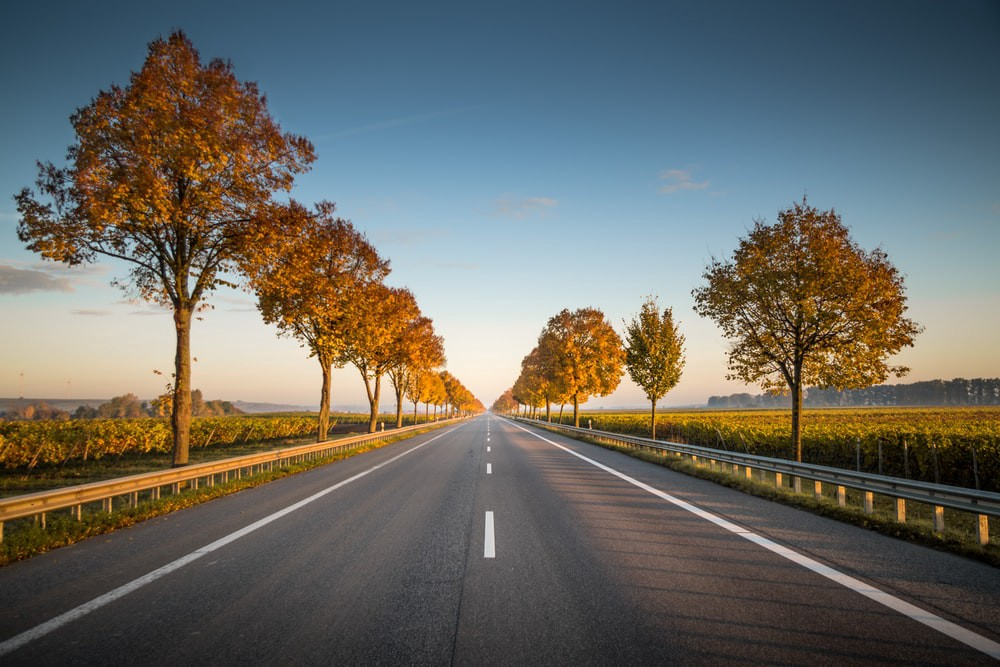
#> input picture Ray_code/Lane_tracking2/Lane.jpg, 1000 x 667 px
$ python lane.py   (older library calls are emulated)
#> lines starting #> are read from the running program, lines starting #| are printed output that depends on the picture; after the words box and inside, x2 and y2 are one past the last pixel; in counts of white or black regions, pixels touching at a corner belong together
#> in main, original_frame is the input picture: shape (667, 1000, 3); mean B, G, R 99.1, 105.8, 106.5
### Ray_code/Lane_tracking2/edge_detection.py
import cv2 # Import the OpenCV library to enable computer vision
import numpy as np # Import the NumPy scientific computing library

# Author: Addison Sears-Collins
# https://automaticaddison.com
# Description: A collection of methods to detect help with edge detection

def binary_array(array, thresh, value=0):
  if value == 0:
    # Create an array of ones with the same shape and type as
    # the input 2D array.
    binary = np.ones_like(array)

  else:
    # Creates an array of zeros with the same shape and type as
    # the input 2D array.
    binary = np.zeros_like(array)
    value = 1

  # If value == 0, make all values in binary equal to 0 if the
  # corresponding value in the input array is between the threshold
  # (inclusive). Otherwise, the value remains as 1. Therefore, the pixels
  # with the high Sobel derivative values (i.e. sharp pixel intensity
  # discontinuities) will have 0 in the corresponding cell of binary.
  binary[(array >= thresh[0]) & (array <= thresh[1])] = value

  return binary

def blur_gaussian(channel, ksize=3):
  return cv2.GaussianBlur(channel, (ksize, ksize), 0)

def mag_thresh(image, sobel_kernel=3, thresh=(0, 255)):
  # Get the magnitude of the edges that are vertically aligned on the image
  sobelx = np.absolute(sobel(image, orient='x', sobel_kernel=sobel_kernel))

  # Get the magnitude of the edges that are horizontally aligned on the image
  sobely = np.absolute(sobel(image, orient='y', sobel_kernel=sobel_kernel))

  # Find areas of the image that have the strongest pixel intensity changes
  # in both the x and y directions. These have the strongest gradients and
  # represent the strongest edges in the image (i.e. potential lane lines)
  # mag is a 2D array .. number of rows x number of columns = number of pixels
  # from top to bottom x number of pixels from left to right
  mag = np.sqrt(sobelx ** 2 + sobely ** 2)

  # Return a 2D array that contains 0s and 1s
  return binary_array(mag, thresh)

def sobel(img_channel, orient='x', sobel_kernel=3):
  # cv2.Sobel(input image, data type, prder of the derivative x, order of the
  # derivative y, small matrix used to calculate the derivative)
  if orient == 'x':
    # Will detect differences in pixel intensities going from
        # left to right on the image (i.e. edges that are vertically aligned)
    sobel = cv2.Sobel(img_channel, cv2.CV_64F, 1, 0, sobel_kernel)
  if orient == 'y':
    # Will detect differences in pixel intensities going from
    # top to bottom on the image (i.e. edges that are horizontally aligned)
    sobel = cv2.Sobel(img_channel, cv2.CV_64F, 0, 1, sobel_kernel)

  return sobel

def threshold(channel, thresh=(128,255), thresh_type=cv2.THRESH_BINARY):
  # If pixel intensity is greater than thresh[0], make that value
  # white (255), else set it to black (0)
  return cv2.threshold(channel, thresh[0], thresh[1], thresh_type)

### Ray_code/Lane_tracking2/lane.py
import cv2 # Import the OpenCV library to enable computer vision
import numpy as np # Import the NumPy scientific computing library
import edge_detection as edge # Handles the detection of lane lines
import matplotlib.pyplot as plt # Used for plotting and error checking

# Author: Addison Sears-Collins
# https://automaticaddison.com
# Description: Implementation of the Lane class

filename = 'Lane.jpg'

class Lane:
  def __init__(self, orig_frame):
    self.orig_frame = orig_frame

    # This will hold an image with the lane lines
    self.lane_line_markings = None

    # This will hold the image after perspective transformation
    self.warped_frame = None
    self.transformation_matrix = None
    self.inv_transformation_matrix = None

    # (Width, Height) of the original video frame (or image)
    self.orig_image_size = self.orig_frame.shape[::-1][1:]

    width = self.orig_image_size[0]
    height = self.orig_image_size[1]
    self.width = width
    self.height = height

    # Four corners of the trapezoid-shaped region of interest
    # You need to find these corners manually.
    self.roi_points = np.float32([
      (274,184), # Top-left corner
      (0, 337), # Bottom-left corner
      (575,337), # Bottom-right corner
      (371,184) # Top-right corner
    ])

    # The desired corner locations  of the region of interest
    # after we perform perspective transformation.
    # Assume image width of 600, padding == 150.
    self.padding = int(0.25 * width) # padding from side of the image in pixels
    self.desired_roi_points = np.float32([
      [self.padding, 0], # Top-left corner
      [self.padding, self.orig_image_size[1]], # Bottom-left corner
      [self.orig_image_size[
        0]-self.padding, self.orig_image_size[1]], # Bottom-right corner
      [self.orig_image_size[0]-self.padding, 0] # Top-right corner
    ])

    # Histogram that shows the white pixel peaks for lane line detection
    self.histogram = None

    # Sliding window parameters
    self.no_of_windows = 10
    self.margin = int((1/12) * width)  # Window width is +/- margin
    self.minpix = int((1/24) * width)  # Min no. of pixels to recenter window

    # Best fit polynomial lines for left line and right line of the lane
    self.left_fit = None
    self.right_fit = None
    self.left_lane_inds = None
    self.right_lane_inds = None
    self.ploty = None
    self.left_fitx = None
    self.right_fitx = None
    self.leftx = None
    self.rightx = None
    self.lefty = None
    self.righty = None

    # Pixel parameters for x and y dimensions
    self.YM_PER_PIX = 10.0 / 1000 # meters per pixel in y dimension
    self.XM_PER_PIX = 3.7 / 781 # meters per pixel in x dimension

    # Radii of curvature and offset
    self.left_curvem = None
    self.right_curvem = None
    self.center_offset = None

  def calculate_car_position(self, print_to_terminal=False):
    # Assume the camera is centered in the image.
    # Get position of car in centimeters
    car_location = self.orig_frame.shape[1] / 2

    # Fine the x coordinate of the lane line bottom
    height = self.orig_frame.shape[0]
    bottom_left = self.left_fit[0]*height**2 + self.left_fit[
      1]*height + self.left_fit[2]
    bottom_right = self.right_fit[0]*height**2 + self.right_fit[
      1]*height + self.right_fit[2]

    center_lane = (bottom_right - bottom_left)/2 + bottom_left
    center_offset = (np.abs(car_location) - np.abs(
      center_lane)) * self.XM_PER_PIX * 100

    if print_to_terminal == True:
      print(str(center_offset) + 'cm')

    self.center_offset = center_offset

    return center_offset

  def calculate_curvature(self, print_to_terminal=False):
    # Set the y-value where we want to calculate the road curvature.
    # Select the maximum y-value, which is the bottom of the frame.
    y_eval = np.max(self.ploty)

    # Fit polynomial curves to the real world environment
    left_fit_cr = np.polyfit(self.lefty * self.YM_PER_PIX, self.leftx * (
      self.XM_PER_PIX), 2)
    right_fit_cr = np.polyfit(self.righty * self.YM_PER_PIX, self.rightx * (
      self.XM_PER_PIX), 2)

    # Calculate the radii of curvature
    left_curvem = ((1 + (2*left_fit_cr[0]*y_eval*self.YM_PER_PIX + left_fit_cr[
                    1])**2)**1.5) / np.absolute(2*left_fit_cr[0])
    right_curvem = ((1 + (2*right_fit_cr[
                    0]*y_eval*self.YM_PER_PIX + right_fit_cr[
                    1])**2)**1.5) / np.absolute(2*right_fit_cr[0])

    # Display on terminal window
    if print_to_terminal == True:
      print(left_curvem, 'm', right_curvem, 'm')

    self.left_curvem = left_curvem
    self.right_curvem = right_curvem

    return left_curvem, right_curvem

  def calculate_histogram(self,frame=None,plot=True):
    if frame is None:
      frame = self.warped_frame

    # Generate the histogram
    self.histogram = np.sum(frame[int(
              frame.shape[0]/2):,:], axis=0)

    if plot == True:

      # Draw both the image and the histogram
      figure, (ax1, ax2) = plt.subplots(2,1) # 2 row, 1 columns
      figure.set_size_inches(10, 5)
      ax1.imshow(frame, cmap='gray')
      ax1.set_title("Warped Binary Frame")
      ax2.plot(self.histogram)
      ax2.set_title("Histogram Peaks")
      plt.show()

    return self.histogram

  def display_curvature_offset(self, frame=None, plot=False):
    image_copy = None
    if frame is None:
      image_copy = self.orig_frame.copy()
    else:
      image_copy = frame

    cv2.putText(image_copy,'Curve Radius: '+str((
      self.left_curvem+self.right_curvem)/2)[:7]+' m', (int((
      5/600)*self.width), int((
      20/338)*self.height)), cv2.FONT_HERSHEY_SIMPLEX, (float((
      0.5/600)*self.width)),(
      255,255,255),2,cv2.LINE_AA)
    cv2.putText(image_copy,'Center Offset: '+str(
      self.center_offset)[:7]+' cm', (int((
      5/600)*self.width), int((
      40/338)*self.height)), cv2.FONT_HERSHEY_SIMPLEX, (float((
      0.5/600)*self.width)),(
      255,255,255),2,cv2.LINE_AA)

    if plot==True:
      cv2.imshow("Image with Curvature and Offset", image_copy)

    return image_copy

  def get_lane_line_previous_window(self, left_fit, right_fit, plot=False):
    # margin is a sliding window parameter
    margin = self.margin

    # Find the x and y coordinates of all the nonzero
    # (i.e. white) pixels in the frame.
    nonzero = self.warped_frame.nonzero()
    nonzeroy = np.array(nonzero[0])
    nonzerox = np.array(nonzero[1])

    # Store left and right lane pixel indices
    left_lane_inds = ((nonzerox > (left_fit[0]*(
      nonzeroy**2) + left_fit[1]*nonzeroy + left_fit[2] - margin)) & (
      nonzerox < (left_fit[0]*(
      nonzeroy**2) + left_fit[1]*nonzeroy + left_fit[2] + margin)))
    right_lane_inds = ((nonzerox > (right_fit[0]*(
      nonzeroy**2) + right_fit[1]*nonzeroy + right_fit[2] - margin)) & (
      nonzerox < (right_fit[0]*(
      nonzeroy**2) + right_fit[1]*nonzeroy + right_fit[2] + margin)))
    self.left_lane_inds = left_lane_inds
    self.right_lane_inds = right_lane_inds

    # Get the left and right lane line pixel locations
    leftx = nonzerox[left_lane_inds]
    lefty = nonzeroy[left_lane_inds]
    rightx = nonzerox[right_lane_inds]
    righty = nonzeroy[right_lane_inds]

    self.leftx = leftx
    self.rightx = rightx
    self.lefty = lefty
    self.righty = righty

    # Fit a second order polynomial curve to each lane line
    left_fit = np.polyfit(lefty, leftx, 2)
    right_fit = np.polyfit(righty, rightx, 2)
    self.left_fit = left_fit
    self.right_fit = right_fit

    # Create the x and y values to plot on the image
    ploty = np.linspace(
      0, self.warped_frame.shape[0]-1, self.warped_frame.shape[0])
    left_fitx = left_fit[0]*ploty**2 + left_fit[1]*ploty + left_fit[2]
    right_fitx = right_fit[0]*ploty**2 + right_fit[1]*ploty + right_fit[2]
    self.ploty = ploty
    self.left_fitx = left_fitx
    self.right_fitx = right_fitx

    if plot==True:

      # Generate images to draw on
      out_img = np.dstack((self.warped_frame, self.warped_frame, (
                           self.warped_frame)))*255
      window_img = np.zeros_like(out_img)

      # Add color to the left and right line pixels
      out_img[nonzeroy[left_lane_inds], nonzerox[left_lane_inds]] = [255, 0, 0]
      out_img[nonzeroy[right_lane_inds], nonzerox[right_lane_inds]] = [
                                                                     0, 0, 255]
      # Create a polygon to show the search window area, and recast
      # the x and y points into a usable format for cv2.fillPoly()
      margin = self.margin
      left_line_window1 = np.array([np.transpose(np.vstack([
                                    left_fitx-margin, ploty]))])
      left_line_window2 = np.array([np.flipud(np.transpose(np.vstack([
                                    left_fitx+margin, ploty])))])
      left_line_pts = np.hstack((left_line_window1, left_line_window2))
      right_line_window1 = np.array([np.transpose(np.vstack([
                                     right_fitx-margin, ploty]))])
      right_line_window2 = np.array([np.flipud(np.transpose(np.vstack([
                                     right_fitx+margin, ploty])))])
      right_line_pts = np.hstack((right_line_window1, right_line_window2))

      # Draw the lane onto the warped blank image
      cv2.fillPoly(window_img, np.int_([left_line_pts]), (0,255, 0))
      cv2.fillPoly(window_img, np.int_([right_line_pts]), (0,255, 0))
      result = cv2.addWeighted(out_img, 1, window_img, 0.3, 0)

      # Plot the figures
      figure, (ax1, ax2, ax3) = plt.subplots(3,1) # 3 rows, 1 column
      figure.set_size_inches(10, 10)
      figure.tight_layout(pad=3.0)
      ax1.imshow(cv2.cvtColor(self.orig_frame, cv2.COLOR_BGR2RGB))
      ax2.imshow(self.warped_frame, cmap='gray')
      ax3.imshow(result)
      ax3.plot(left_fitx, ploty, color='yellow')
      ax3.plot(right_fitx, ploty, color='yellow')
      ax1.set_title("Original Frame")
      ax2.set_title("Warped Frame")
      ax3.set_title("Warped Frame With Search Window")
      plt.show()

  def get_lane_line_indices_sliding_windows(self, plot=False):
    # Sliding window width is +/- margin
    margin = self.margin

    frame_sliding_window = self.warped_frame.copy()

    # Set the height of the sliding windows
    window_height = np.int(self.warped_frame.shape[0]/self.no_of_windows)

    # Find the x and y coordinates of all the nonzero
    # (i.e. white) pixels in the frame.
    nonzero = self.warped_frame.nonzero()
    nonzeroy = np.array(nonzero[0])
    nonzerox = np.array(nonzero[1])

    # Store the pixel indices for the left and right lane lines
    left_lane_inds = []
    right_lane_inds = []

    # Current positions for pixel indices for each window,
    # which we will continue to update
    leftx_base, rightx_base = self.histogram_peak()
    leftx_current = leftx_base
    rightx_current = rightx_base

    # Go through one window at a time
    no_of_windows = self.no_of_windows

    for window in range(no_of_windows):

      # Identify window boundaries in x and y (and right and left)
      win_y_low = self.warped_frame.shape[0] - (window + 1) * window_height
      win_y_high = self.warped_frame.shape[0] - window * window_height
      win_xleft_low = leftx_current - margin
      win_xleft_high = leftx_current + margin
      win_xright_low = rightx_current - margin
      win_xright_high = rightx_current + margin
      cv2.rectangle(frame_sliding_window,(win_xleft_low,win_y_low),(
        win_xleft_high,win_y_high), (255,255,255), 2)
      cv2.rectangle(frame_sliding_window,(win_xright_low,win_y_low),(
        win_xright_high,win_y_high), (255,255,255), 2)

      # Identify the nonzero pixels in x and y within the window
      good_left_inds = ((nonzeroy >= win_y_low) & (nonzeroy < win_y_high) &
                          (nonzerox >= win_xleft_low) & (
                           nonzerox < win_xleft_high)).nonzero()[0]
      good_right_inds = ((nonzeroy >= win_y_low) & (nonzeroy < win_y_high) &
                           (nonzerox >= win_xright_low) & (
                            nonzerox < win_xright_high)).nonzero()[0]

      # Append these indices to the lists
      left_lane_inds.append(good_left_inds)
      right_lane_inds.append(good_right_inds)

      # If you found > minpix pixels, recenter next window on mean position
      minpix = self.minpix
      if len(good_left_inds) > minpix:
        leftx_current = np.int(np.mean(nonzerox[good_left_inds]))
      if len(good_right_inds) > minpix:
        rightx_current = np.int(np.mean(nonzerox[good_right_inds]))

    # Concatenate the arrays of indices
    left_lane_inds = np.concatenate(left_lane_inds)
    right_lane_inds = np.concatenate(right_lane_inds)

    # Extract the pixel coordinates for the left and right lane lines
    leftx = nonzerox[left_lane_inds]
    lefty = nonzeroy[left_lane_inds]
    rightx = nonzerox[right_lane_inds]
    righty = nonzeroy[right_lane_inds]

    # Fit a second order polynomial curve to the pixel coordinates for
    # the left and right lane lines
    left_fit = np.polyfit(lefty, leftx, 2)
    right_fit = np.polyfit(righty, rightx, 2)

    self.left_fit = left_fit
    self.right_fit = right_fit

    if plot==True:

      # Create the x and y values to plot on the image
      ploty = np.linspace(
        0, frame_sliding_window.shape[0]-1, frame_sliding_window.shape[0])
      left_fitx = left_fit[0]*ploty**2 + left_fit[1]*ploty + left_fit[2]
      right_fitx = right_fit[0]*ploty**2 + right_fit[1]*ploty + right_fit[2]

      # Generate an image to visualize the result
      out_img = np.dstack((
        frame_sliding_window, frame_sliding_window, (
        frame_sliding_window))) * 255

      # Add color to the left line pixels and right line pixels
      out_img[nonzeroy[left_lane_inds], nonzerox[left_lane_inds]] = [255, 0, 0]
      out_img[nonzeroy[right_lane_inds], nonzerox[right_lane_inds]] = [
        0, 0, 255]

      # Plot the figure with the sliding windows
      figure, (ax1, ax2, ax3) = plt.subplots(3,1) # 3 rows, 1 column
      figure.set_size_inches(10, 10)
      figure.tight_layout(pad=3.0)
      ax1.imshow(cv2.cvtColor(self.orig_frame, cv2.COLOR_BGR2RGB))
      ax2.imshow(frame_sliding_window, cmap='gray')
      ax3.imshow(out_img)
      ax3.plot(left_fitx, ploty, color='yellow')
      ax3.plot(right_fitx, ploty, color='yellow')
      ax1.set_title("Original Frame")
      ax2.set_title("Warped Frame with Sliding Windows")
      ax3.set_title("Detected Lane Lines with Sliding Windows")
      plt.show()

    return self.left_fit, self.right_fit

  def get_line_markings(self, frame=None):
    if frame is None:
      frame = self.orig_frame

    # Convert the video frame from BGR (blue, green, red)
    # color space to HLS (hue, saturation, lightness).
    hls = cv2.cvtColor(frame, cv2.COLOR_BGR2HLS)
#> hls: shape (667, 1000, 3); mean of channels 0, 1, 2 59.8, 102.9, 79

    ################### Isolate possible lane line edges ######################

    # Perform Sobel edge detection on the L (lightness) channel of
    # the image to detect sharp discontinuities in the pixel intensities
    # along the x and y axis of the video frame.
    # sxbinary is a matrix full of 0s (black) and 255 (white) intensity values
    # Relatively light pixels get made white. Dark pixels get made black.
    _, sxbinary = edge.threshold(hls[:, :, 1], thresh=(120, 255))
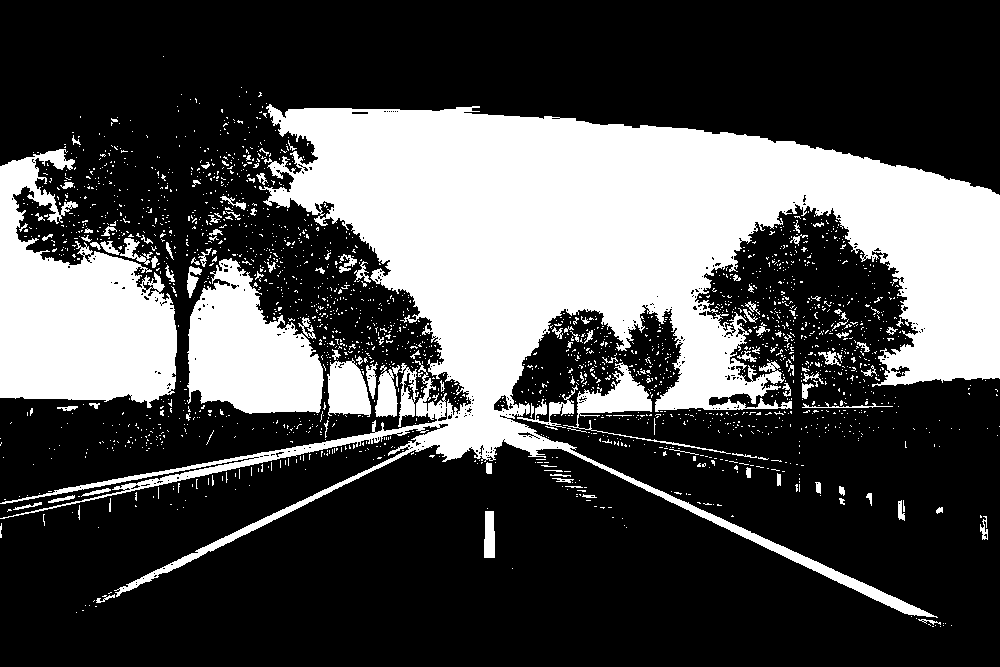
#> sxbinary: shape (667, 1000); 30.2% white; 2218 white regions (2091 under 20 px), largest, box (x1, y1, x2, y2) and area: (0, 104, 1000, 618) 141214, (0, 149, 177, 408) 27156, (187, 258, 324, 414) 13608
    sxbinary = edge.blur_gaussian(sxbinary, ksize=3) # Reduce noise

    # 1s will be in the cells with the highest Sobel derivative values
    # (i.e. strongest lane line edges)
    sxbinary = edge.mag_thresh(sxbinary, sobel_kernel=3, thresh=(110, 255))
#> in mag_thresh, `sobelx = np.absolute(sobel(image, orient='x', sobel_kernel=sobel_kerne..`:
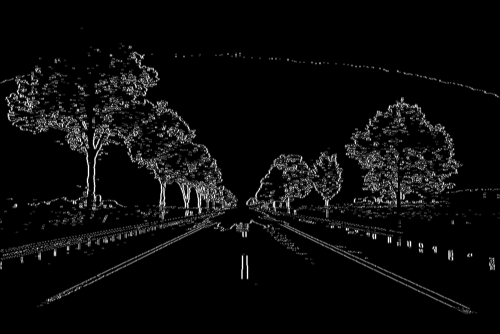
#> sobelx: shape (667, 1000) float64 (shown at 1/2 size); min 0, max 764, mean 32.2; drawn with min black and max white
#> call 2 of sobel, with orient = 'y', sobel_kernel = 3
#> in sobel (call 2), `sobel = cv2.Sobel(img_channel, cv2.CV_64F, 0, 1, sobel_kernel)`:
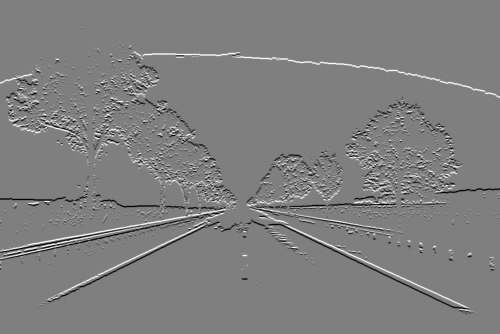
#> sobel: shape (667, 1000) float64 (shown at 1/2 size); min -764, max 764, mean 0; drawn with min black and max white
#> in mag_thresh, `sobely = np.absolute(sobel(image, orient='y', sobel_kernel=sobel_kerne..`:
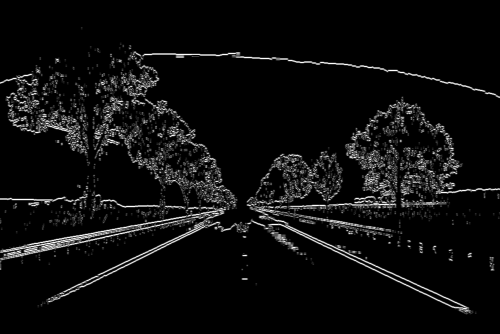
#> sobely: shape (667, 1000) float64 (shown at 1/2 size); min 0, max 764, mean 41; drawn with min black and max white
#> in mag_thresh, `mag = np.sqrt(sobelx ** 2 + sobely ** 2)`:
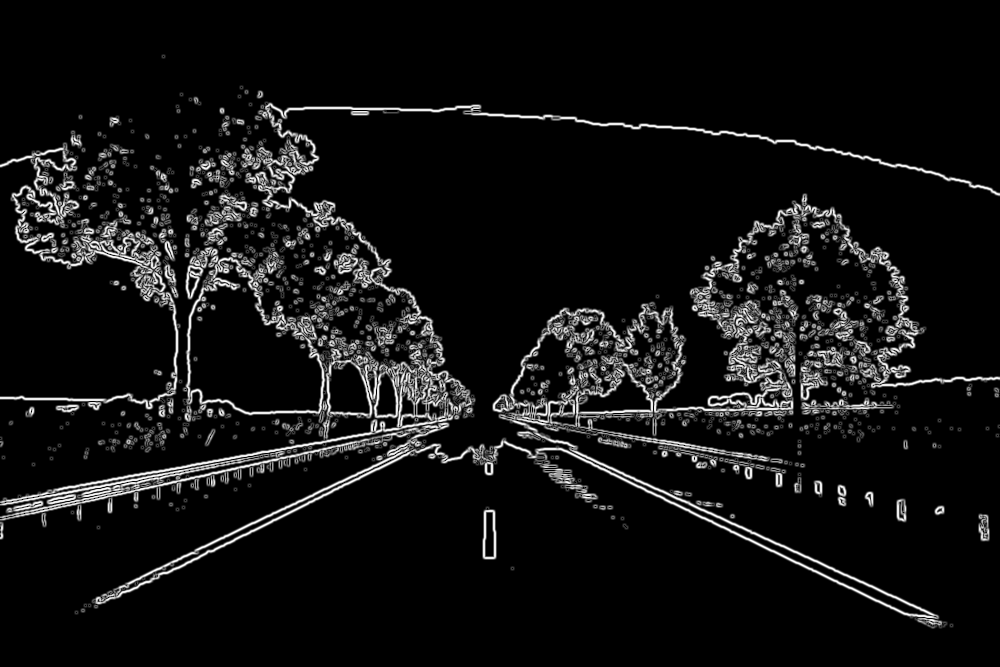
#> mag: shape (667, 1000) float64; min 0, max 815.8, mean 58.9; drawn with min black and max white
#> (the rest of the program and of its run is left out)
